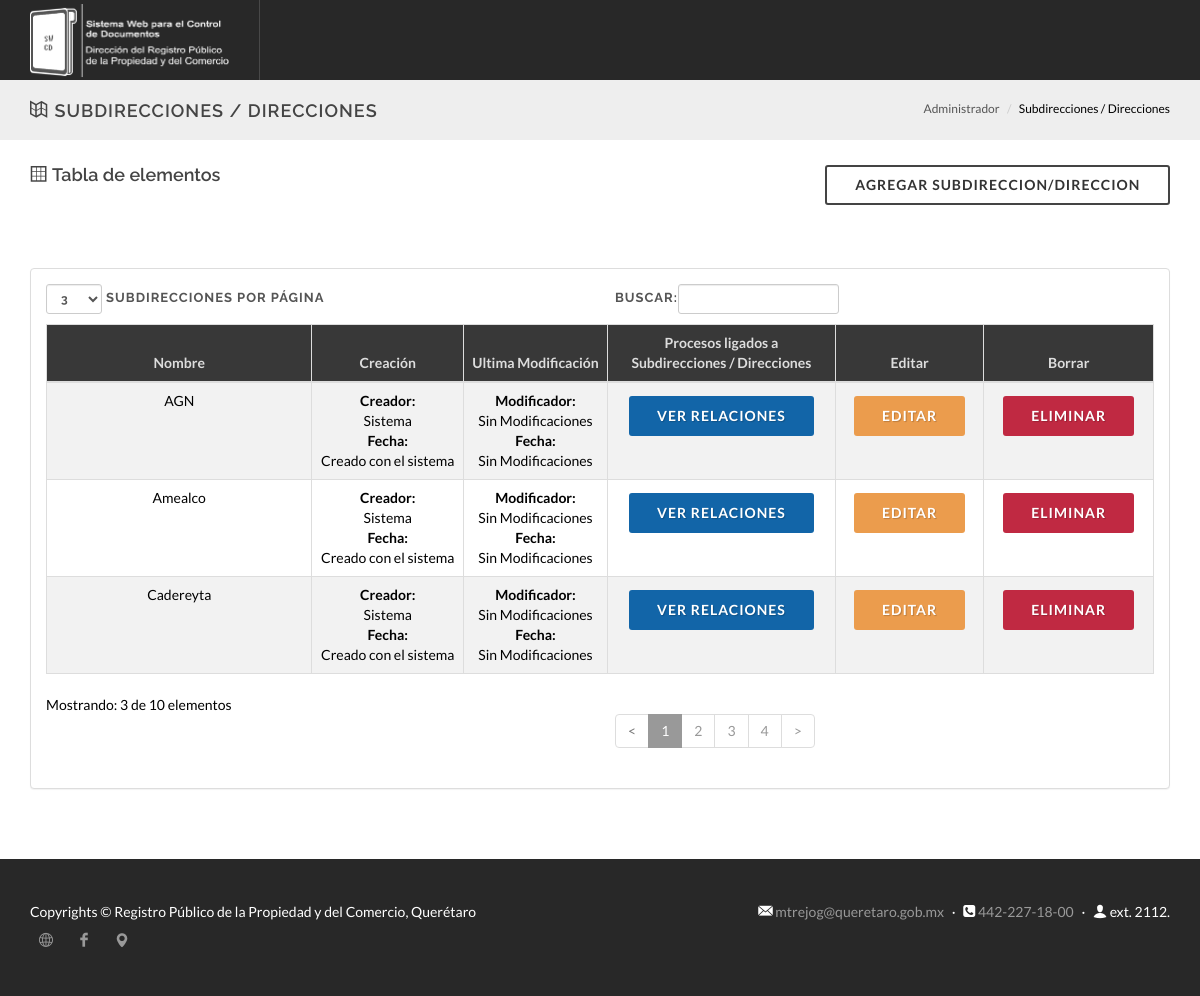
Page /administrador/subdirecciones.php (signed in) on the committed database.
### tables this page shows
CREATE TABLE IF NOT EXISTS `subdirecciones` (
  `id_subdireccion` int(11) NOT NULL AUTO_INCREMENT,
  `nom_subdireccion` varchar(100) NOT NULL,
  `uc_subdireccion` int(11) DEFAULT NULL,
  `fc_subdireccion` datetime DEFAULT NULL,
  `um_subdireccion` int(11) DEFAULT NULL,
  `fm_subdireccion` datetime DEFAULT NULL,
  PRIMARY KEY (`id_subdireccion`),
  KEY `fk_SUBDIRECCIONES_USUARIOS1_idx` (`uc_subdireccion`),
  KEY `fk_SUBDIRECCIONES_USUARIOS2_idx` (`um_subdireccion`)
);

### lib/class/Conexion.php (called while the page is built, shortened)
<?php
class Conexion
{
    private static $instancia;
    private $con;
    private function __construct()
    {
    try
    {
    $this->con = new PDO('mysql:host=localhost;dbname=rppc','root','');
    $this->con->exec("SET CHARSET utf8");
    }catch(PDOException $e)
    {
    echo "Error: ".$e->getMessage();
    die();
    }
    }
    public static function sing_conexion()
    {
      if(!Isset(self::$instancia))
      {
       self::$instancia = new $miclase;
      }
        return self::$instancia;
    }
    public function prepare($sql)
    {
       return $this->con->prepare($sql);
    }
}

### lib/class/Subdireccion.php (called while the page is built, shortened)
<?php
require_once 'Conexion.php';
class Subdireccion
{
private $con;
public function __construct()
{
 $this->con = Conexion::sing_conexion();
}
public function showData($id= null)
{
    try{
$sql ="SELECT * FROM subdirecciones";
    $consulta = $this->con->prepare($sql);
    $consulta->execute();
    $this->con=NULL;
        if($consulta->rowCount()>0)
        {
            return $consulta;
        }else{
            return false;
        }
    }catch(PDOException $e){
      print "Error: ".$e->getMessage();
    }
}
}

### administrador/subdirecciones.php (the view, shortened to what this page needs)
<?php
include_once '../lib/class/Subdireccion.php';
$classSubdirs = new Subdireccion();
$dataSubdir = $classSubdirs -> showData();
?>
<!DOCTYPE html>
<html lang="es">
<head>
	<link rel="stylesheet" href="css/bootstrap.css" type="text/css" />
	<link rel="stylesheet" href="css/style.css" type="text/css" />
	<link rel="stylesheet" href="css/dark.css" type="text/css" />
	<link rel="stylesheet" href="css/animate.css" type="text/css" />
	<link rel="stylesheet" href="css/font-icons.css" type="text/css" />
	<link rel="stylesheet" href="css/responsive.css" type="text/css" />
	<link rel="stylesheet" href="css/magnific-popup.css" type="text/css" />
</head>
<body class="stretched side-panel-left" data-loader="4" data-loader-color="#999">
	<div id="wrapper" class="clearfix">
		<header id="header" class="full-header dark">
			<div id="header-wrap">
				<div class="container clearfix">
					<div id="logo">
						<a href="index.php" class="standard-logo side-panel-trigger">
						<img src="../res/images/logos/logoSWCD.png" alt="Logo RPPC">
						</a>
					</div>
				</div>
			</div>
		</header>
		<section id="page-title" class="page-title-mini">
			<div class="container clearfix">
				<h1><i class="icon-map"></i> Subdirecciones / Direcciones</h1>
				<ol class="breadcrumb">
					<li><a href="index.php">Administrador</a></li>
					<li>Subdirecciones / Direcciones</li>
				</ol>
			</div>
		</section>
		<section id="content">
			<div class="content-wrap-short">
				<div class="container clearfix">
                   <div class="col_two_third"><h4>
                   <i class="icon-grid"></i> Tabla de elementos</h4></div>
                   <div class="col_one_third col_last center">
                   <a href="form-subdirecciones.php" class="button button-rounded button-reveal button-teal button-border tright"><i class="icon-plus-sign2"></i><span>Agregar Subdireccion/Direccion</span></a></div>
                    <div class="col_full">
						<div class="panel panel-default">
                                <div class="panel-body">
                                    <div class="table-responsive">
                                        <table class="table table-striped table-bordered table-hover" id="dataTables-example2">
                                            <thead>
                                                <tr>
                                                    <th>Nombre</th>
                                                    <th>Creación</th>
                                                    <th>Ultima Modificación</th>
                                                    <th>Procesos ligados a <br>Subdirecciones / Direcciones </th>
                                                    <th>Editar</th>
                                                    <th>Borrar</th>
                                                </tr>
                                            </thead>
                                            <tbody>
                            <?php
                            if($dataSubdir != NULL){
                            while($data=$dataSubdir->fetchObject()){
                                if($data->uc_subdireccion==NULL){
                                    $uc_subdireccion="Sistema";
                                }else{
                                $idc=$data->uc_subdireccion;
                                $classUsuario = new Usuario();
                                $dataUsuario = $classUsuario -> showData($idc);
                                $dataU=$dataUsuario->fetchObject();
                                $uc_subdireccion=$dataU->nom_usuario;
                                }
                                if($data->fc_subdireccion==NULL){
                                    $fc_subdireccion="Creado con el sistema";
                                }else{
                                    $fecha = DateTime::createFromFormat('Y-m-d H:i:s', $data->fc_subdireccion);
                                    $ts= $fecha->getTimestamp();
                                    $fc_subdireccion=strftime("%d %B del %Y <br> %I:%M:%S %p",$ts);
                                }
                                if($data->um_subdireccion==NULL){
                                    $um_subdireccion="Sin Modificaciones";
                                }else{
                                $idm=$data->um_subdireccion;
                                $classUsuario2 = new Usuario();
                                $dataUsuario2 = $classUsuario2 -> showData($idm);
                                $dataU2=$dataUsuario2->fetchObject();
                                $um_subdireccion=$dataU2->nom_usuario;
                                }
                                 if($data->fm_subdireccion==NULL){
                                    $fm_subdireccion="Sin Modificaciones";
                                }else{
                                    $fecha = DateTime::createFromFormat('Y-m-d H:i:s', $data->fm_subdireccion);
                                    $ts= $fecha->getTimestamp();
                                    $fm_subdireccion=strftime("%d %B del %Y <br> %I:%M:%S %p",$ts);
                                }
                            echo "<tr class='odd gradeX'>";
                            echo "<td>" . $data->nom_subdireccion . "</td>";
                            echo "<td><Strong>Creador:</Strong><br>" . $uc_subdireccion . "<br>
                                      <Strong>Fecha:</Strong><br>" . $fc_subdireccion . "</td>";
                            echo "<td><Strong>Modificador:</Strong><br>" .$um_subdireccion . "<br>
                                      <Strong>Fecha:</Strong><br>" . $fm_subdireccion . "</td>";
                            echo "<td class='center'>
                            <form name='F-update' action='rel-subdirecciones.php' method='post'>
                            <input type='hidden' name='id' value='".$data->id_subdireccion."'>
                            <input type='hidden' name='nom' value='".$data->nom_subdireccion."'>
                            <button type='submit' class=' button button-rounded button-reveal button-blue tright'><i class='icon-line-search'></i><span>Ver relaciones</span></button>
                            </form>
                            </td>";
                            echo "<td class='center'>
                            <form name='F-update' action='form-subdirecciones.php' method='post'>
                            <input type='hidden' name='id' value='".$data->id_subdireccion."'>
                            <input type='hidden' name='nom' value='".$data->nom_subdireccion."'>
                            <button type='submit' class=' button button-rounded button-reveal button-amber tright'><i class='icon-line2-pencil'></i><span>Editar</span></button>
                            </form>
                            </td>";
                            echo "<td class='center'>
                            <form name='F-update' action='../lib/ops_subdireccion/deleteSubdireccion.php' method='post'>
                            <input type='hidden' name='id' value='".$data->id_subdireccion."'>
                            <input type='hidden' name='nom' value='".$data->nom_subdireccion."'>
                            <input type='hidden' name='uc_log' value='".$_SESSION['id_usuario']."'>
                            <button type='submit' class=' button button-rounded button-reveal button-red tright'><i class='icon-trash2'></i><span>Eliminar</span></button>
                            </form>
                            </td>";
                            echo "</tr>"; ?>
                            <?php } } ?>
                               </tbody>
                            </table>
                        </div>
                    </div>
                </div>
            </div>
				</div>
			</div>
		</section>
			<div id="copyrights">
				<div class="container clearfix">
					<div class="col_half">
						Copyrights &copy; Registro Público de la Propiedad y del Comercio, Querétaro
						<div class="copyright-links">
						    <a href="http://rppc.queretaro.gob.mx/rppcweb/portal/" target="_blank" class="social-icon si-small si-borderless si-call">
								<i class="icon-line2-globe"></i>
								<i class="icon-line2-globe"></i>
							</a>
							<a href="https://www.facebook.com/pages/Registro-P%C3%BAblico-de-la-Propiedad-y-del-Comercio/204363919592832" target="_blank" class="social-icon si-small si-borderless si-facebook">
								<i class="icon-facebook"></i>
								<i class="icon-facebook"></i>
							</a>
							<a href="https://goo.gl/maps/7kndgDTbdg22" target="_blank" class="social-icon si-small si-borderless si-evernote">
								<i class="icon-map-marker"></i>
								<i class="icon-map-marker"></i>
							</a>
						</div>
					</div>
					<div class="col_half col_last tright">
						<i class="icon-email3"></i> <a href="mailto:mtrejog@queretaro.gob.mx">mtrejog@queretaro.gob.mx</a> <span class="middot">&middot;</span> <i class="icon-phone-sign"></i> <a href="tel:+4222271800">442-227-18-00</a> <span class="middot">&middot;</span> <i class="icon-user"></i> ext. 2112.
					</div>
				</div>
			</div>
	</div>
</body>
</html>

### administrador/css/dark.css (style rules this page uses)
.dark, .dark h1, .dark h2, .dark h3, .dark h4, .dark h5, .dark h6 { color: #EEE; }
.dark #header:not(.transparent-header), #header.dark:not(.transparent-header) { background-color: #333; border-bottom: 1px solid rgba(255,255,255,0.05); }
.dark #header.full-header #header-wrap:not(.not-dark), #header.full-header.dark #header-wrap:not(.not-dark) { border-bottom-color: rgba(255,255,255,0.15); }
.dark #logo a { color: #CCC; }
.dark #header.full-header #header-wrap:not(.not-dark) #logo, #header.full-header.dark #header-wrap:not(.not-dark) #logo { border-right-color: rgba(255,255,255,0.15); }
.dark .table-striped > tbody > tr:nth-child(odd) > td, .dark .table-striped > tbody > tr:nth-child(odd) > th, .table-striped > tbody > tr:nth-child(odd) { background-color: rgba(0,0,0,0.05); }

### rows in the picture
subdirecciones: nom_subdireccion "Amealco", uc_subdireccion "Sistema", fc_subdireccion "Creado con el sistema", um_subdireccion "Sin Modificaciones", fm_subdireccion "Sin Modificaciones"
subdirecciones: nom_subdireccion "Cadereyta", uc_subdireccion "Sistema", fc_subdireccion "Creado con el sistema", um_subdireccion "Sin Modificaciones", fm_subdireccion "Sin Modificaciones"
subdirecciones: nom_subdireccion "AGN", uc_subdireccion "Sistema", fc_subdireccion "Creado con el sistema", um_subdireccion "Sin Modificaciones", fm_subdireccion "Sin Modificaciones"
